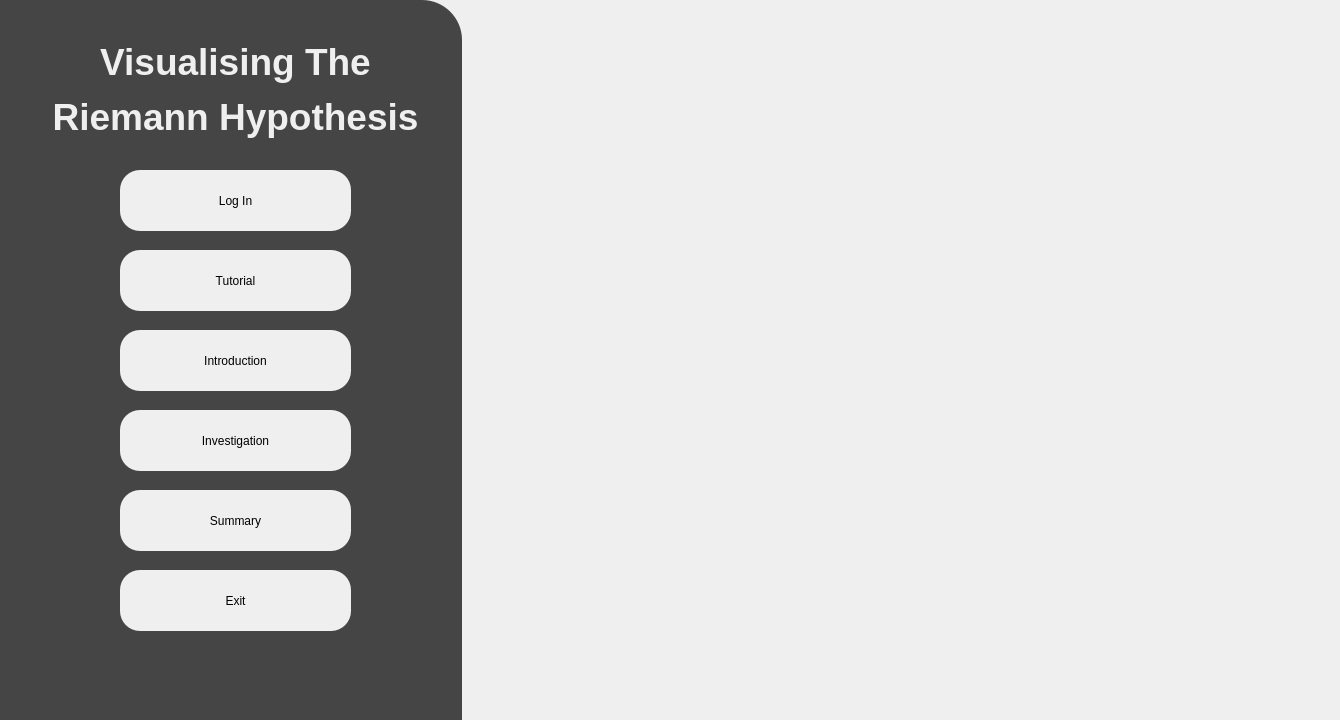
<?xml version="1.0" encoding="UTF-8"?>
<ui version="4.0">
 <class>MainMenu</class>
 <widget class="QDialog" name="MainMenu">
  <property name="enabled">
   <bool>true</bool>
  </property>
  <property name="geometry">
   <rect>
    <x>0</x>
    <y>0</y>
    <width>1340</width>
    <height>720</height>
   </rect>
  </property>
  <property name="sizePolicy">
   <sizepolicy hsizetype="Expanding" vsizetype="Expanding">
    <horstretch>0</horstretch>
    <verstretch>0</verstretch>
   </sizepolicy>
  </property>
  <property name="windowTitle">
   <string>Visualing The Riemann Hypothesis - Main Menu</string>
  </property>
  <widget class="QWidget" name="MainWidget" native="true">
   <property name="geometry">
    <rect>
     <x>0</x>
     <y>0</y>
     <width>1340</width>
     <height>720</height>
    </rect>
   </property>
   <property name="sizePolicy">
    <sizepolicy hsizetype="Expanding" vsizetype="Expanding">
     <horstretch>0</horstretch>
     <verstretch>0</verstretch>
    </sizepolicy>
   </property>
   <widget class="QWidget" name="SideWidget" native="true">
    <property name="geometry">
     <rect>
      <x>-50</x>
      <y>0</y>
      <width>512</width>
      <height>900</height>
     </rect>
    </property>
    <property name="styleSheet">
     <string notr="true">background-color:rgb(69, 69, 69) ;
border-radius:40px;</string>
    </property>
    <widget class="QLabel" name="Title">
     <property name="geometry">
      <rect>
       <x>100</x>
       <y>30</y>
       <width>371</width>
       <height>121</height>
      </rect>
     </property>
     <property name="styleSheet">
      <string notr="true">font: 36pt &quot;Sans Serif&quot;; color:rgb(239, 239, 239)</string>
     </property>
     <property name="text">
      <string>&lt;html&gt;&lt;head/&gt;&lt;body&gt;&lt;p align=&quot;center&quot;&gt;&lt;span style=&quot; font-size:28pt; font-weight:600;&quot;&gt;Visualising The&lt;/span&gt;&lt;/p&gt;&lt;p align=&quot;center&quot;&gt;&lt;span style=&quot; font-size:28pt; font-weight:600;&quot;&gt;Riemann Hypothesis&lt;/span&gt;&lt;/p&gt;&lt;/body&gt;&lt;/html&gt;</string>
     </property>
    </widget>
    <widget class="QPushButton" name="InvestigationButton">
     <property name="geometry">
      <rect>
       <x>170</x>
       <y>410</y>
       <width>231</width>
       <height>61</height>
      </rect>
     </property>
     <property name="cursor">
      <cursorShape>PointingHandCursor</cursorShape>
     </property>
     <property name="styleSheet">
      <string notr="true">background-color: rgb(239, 239, 239);
border-radius:20px;
font: 18pt &quot;Sans Serif&quot;;</string>
     </property>
     <property name="text">
      <string>Investigation</string>
     </property>
    </widget>
    <widget class="QPushButton" name="LogInButton">
     <property name="geometry">
      <rect>
       <x>170</x>
       <y>170</y>
       <width>231</width>
       <height>61</height>
      </rect>
     </property>
     <property name="cursor">
      <cursorShape>PointingHandCursor</cursorShape>
     </property>
     <property name="styleSheet">
      <string notr="true">background-color: rgb(239, 239, 239);
border-radius:20px;
font: 18pt &quot;Sans Serif&quot;;</string>
     </property>
     <property name="text">
      <string>Log In</string>
     </property>
     <property name="checkable">
      <bool>false</bool>
     </property>
     <property name="checked">
      <bool>false</bool>
     </property>
    </widget>
    <widget class="QPushButton" name="TutorialButton">
     <property name="geometry">
      <rect>
       <x>170</x>
       <y>250</y>
       <width>231</width>
       <height>61</height>
      </rect>
     </property>
     <property name="cursor">
      <cursorShape>PointingHandCursor</cursorShape>
     </property>
     <property name="styleSheet">
      <string notr="true">background-color: rgb(239, 239, 239);
border-radius:20px;
font: 18pt &quot;Sans Serif&quot;;</string>
     </property>
     <property name="text">
      <string>Tutorial</string>
     </property>
    </widget>
    <widget class="QPushButton" name="IntroductionButton">
     <property name="geometry">
      <rect>
       <x>170</x>
       <y>330</y>
       <width>231</width>
       <height>61</height>
      </rect>
     </property>
     <property name="cursor">
      <cursorShape>PointingHandCursor</cursorShape>
     </property>
     <property name="styleSheet">
      <string notr="true">background-color: rgb(239, 239, 239);
border-radius:20px;
font: 18pt &quot;Sans Serif&quot;;</string>
     </property>
     <property name="text">
      <string>Introduction</string>
     </property>
    </widget>
    <widget class="QPushButton" name="SummaryButton">
     <property name="geometry">
      <rect>
       <x>170</x>
       <y>490</y>
       <width>231</width>
       <height>61</height>
      </rect>
     </property>
     <property name="cursor">
      <cursorShape>PointingHandCursor</cursorShape>
     </property>
     <property name="styleSheet">
      <string notr="true">background-color: rgb(239, 239, 239);
border-radius:20px;
font: 18pt &quot;Sans Serif&quot;;</string>
     </property>
     <property name="text">
      <string>Summary</string>
     </property>
    </widget>
    <widget class="QPushButton" name="ExitButton">
     <property name="geometry">
      <rect>
       <x>170</x>
       <y>570</y>
       <width>231</width>
       <height>61</height>
      </rect>
     </property>
     <property name="cursor">
      <cursorShape>PointingHandCursor</cursorShape>
     </property>
     <property name="styleSheet">
      <string notr="true">background-color: rgb(239, 239, 239);
border-radius:20px;
font: 18pt &quot;Sans Serif&quot;;</string>
     </property>
     <property name="text">
      <string>Exit</string>
     </property>
    </widget>
   </widget>
   <widget class="QLabel" name="BackgroundImage">
    <property name="geometry">
     <rect>
      <x>0</x>
      <y>0</y>
      <width>1340</width>
      <height>720</height>
     </rect>
    </property>
    <property name="sizePolicy">
     <sizepolicy hsizetype="Expanding" vsizetype="Expanding">
      <horstretch>0</horstretch>
      <verstretch>0</verstretch>
     </sizepolicy>
    </property>
    <property name="text">
     <string/>
    </property>
    <property name="pixmap">
     <pixmap>media/zeta-graph.jpg</pixmap>
    </property>
    <property name="scaledContents">
     <bool>true</bool>
    </property>
   </widget>
   <zorder>BackgroundImage</zorder>
   <zorder>SideWidget</zorder>
  </widget>
 </widget>
 <resources/>
 <connections/>
</ui>
